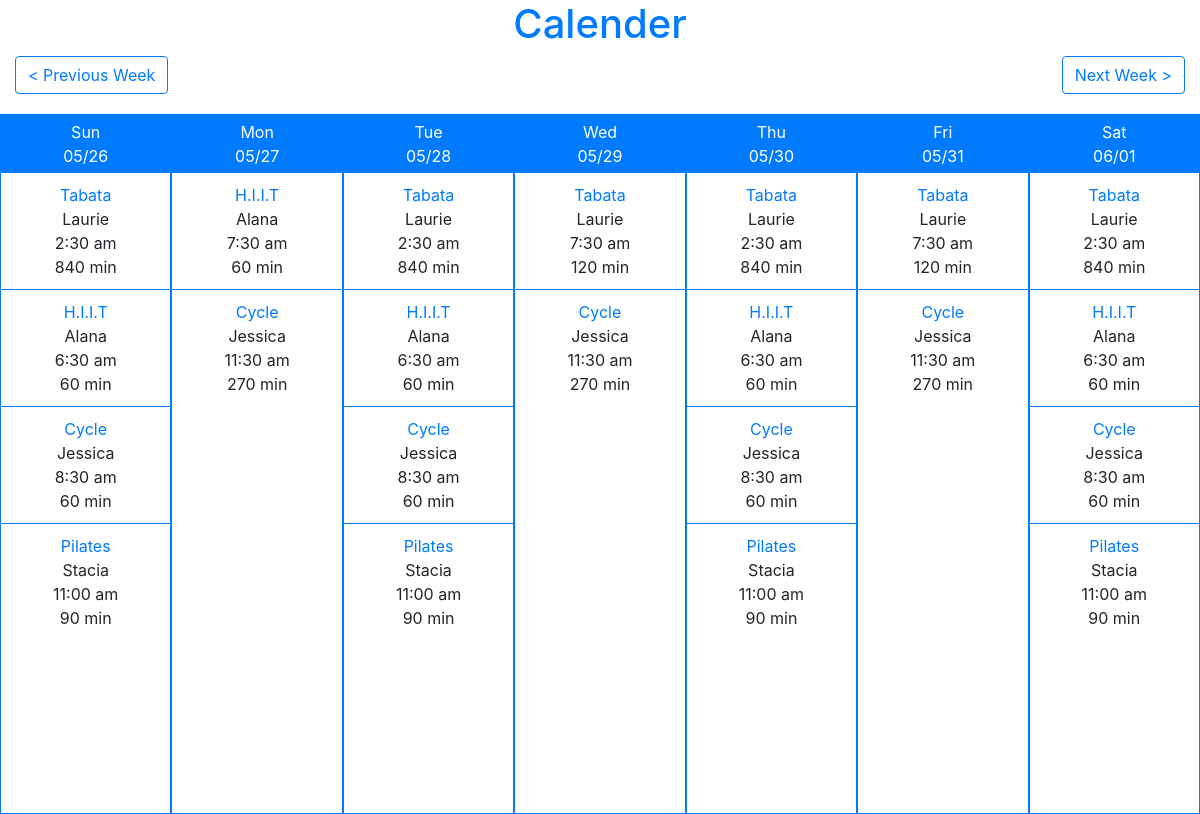
The page / on the database its author committed.
### tables this page shows
create table sessions (
						  id int(11) unsigned auto_increment,
						  event_id int(11) unsigned,
						  start_time timestamp,
						  end_time timestamp,
						  primary key (id),
						  foreign key f_event_id (event_id) references events(id)
);

create table events (
						id int(11) unsigned auto_increment,
						event_name varchar(128),
						event_description text,
						event_instructor varchar(128),
						primary key (id)
);

### application/controllers/Calendar.php (called while the page is built, shortened)
<?php
class Calendar extends CI_Controller
{
	public $events_model;
	public function __construct()
	{
		$this->load->model('events_model');
		$this->load->library('parser');
	}
	public function index()
	{
		$startDate = !empty($this->input->get('start_date')) ? $this->input->get('start_date') : date('Y-m-d');
		$data = [
			'events' => $this->events_model->getWeeklyEvents($startDate),
			'previousWeekStart' => $this->events_model->getPreviousWeekStart($startDate),
			'nextWeekStart' => $this->events_model->getNextWeekStart($startDate),
		];
		$this->load->view('calendar', $data);
	}
}

### index.php (called while the page is built, shortened)
<?php
require_once BASEPATH.'core/CodeIgniter.php';

### application/models/Events_model.php (called while the page is built, shortened)
<?php
class Events_model extends CI_Model
{
	private $date_format = 'Y-m-d H:i:s';
	public function getWeeklyEvents($startDate)
	{
		$startDate = $this->getWeekStartDate($startDate);
		$weekStart = new DateTime($startDate);
		$weekStart = $weekStart->format($this->date_format);
		$weekEnd = new DateTime($startDate);
		$weekEnd = $weekEnd->add(new DateInterval('P7D'))->format($this->date_format);
		$this->db->from('sessions')->where([
				'start_time >=' => $weekStart,
				'start_time <=' => $weekEnd
			])->order_by('start_time asc')
			->join('events', 'events.id = sessions.event_id');
		$results = $this->db->get();
		$weeklyDates = $this->getWeekArray($weekStart);
		return $this->organizeEventsByDay($results, $weeklyDates);
	}
	private function organizeEventsByDay($events, array $weeklyDates) : array
	{
		$organizedEvents = [];
		foreach($events->result() as $event) {
			$event->total_minutes = $this->getTimeDifferenceInMinutes($event->start_time, $event->end_time);
			$organizedEvents[date('Y-m-d', strtotime($event->start_time))][] = $event;
		}
		return $organizedEvents;
	}
	private function getWeekArray($startDate)
	{
		$weekArray = [];
		for($i=0; $i<7; $i++) {
			$weekArray[] = date('Y-m-d', strtotime($startDate . " + $i days"));
		}
		return $weekArray;
	}
	private function getTimeDifferenceInMinutes($start, $end) : string
	{
		return (strtotime($end) - strtotime($start)) / 60;
	}
	private function getWeekStartDate($date) : string
	{
		$weekStart = new DateTime($date);
		$weekStart->modify('last Sunday');
		return $weekStart->format('Y-m-d');
	}
}

### application/views/calendar.php (the view, shortened to what this page needs)
?><!DOCTYPE html>
<html lang="en">
<head>
	<link rel="stylesheet" href="https://stackpath.bootstrapcdn.com/bootstrap/4.3.1/css/bootstrap.min.css">
	<link rel="stylesheet" href="style.css">
</head>
<body>
	<div class="container-fluid">
		<h1 class="text-center text-primary">Calender</h1>
		<div class="row" id="navigation">
			<div class="col-sm-6">
				<a class="btn btn-outline-primary float-left" role="button" href="/?start_date=<?php echo $previousWeekStart; ?>">< Previous Week</a>
			</div>
			<div class="col-sm-6">
				<a class="float-right btn btn-outline-primary" role="button" href="/?start_date=<?php echo $nextWeekStart; ?>">Next Week ></a>
			</div>
		</div>
		<div class="row seven-cols">
			<?php
			foreach ($events as $date => $data) {?>
				<div class="col-md-1">
					<div class="col-header text-center">
						<span><?php echo date('D', strtotime($date));?></span>
						<span><?php echo date('m/d', strtotime($date));?></span>
					</div>
					<?php if (is_array($data)) {
						 foreach ($data as $event) { ?>
							 <div class="event-block">
								<span data-toggle="tooltip" data-placement="top"
									  title="<?php echo $event->event_description; ?>" class="text-primary event-name">
									<?php echo $event->event_name; ?>
								</span>
								 <span><?php echo $event->event_instructor; ?></span>
								 <span><?php echo date('g:i a', strtotime($event->start_time)); ?></span>
								 <span><?php echo $event->total_minutes; ?> min</span>
							 </div>
							 <?php
						 }
					}
				echo '</div>';
			}
			?>
		</div>
	</div>
</body>
</html>

### style.css (style rules this page uses)
@media (min-width: 768px) { .seven-cols .col-md-1, .seven-cols .col-sm-1, .seven-cols .col-lg-1 { width: 100%; *width: 100%; flex: auto; max-width: 100%; height: 80vh; min-height: 700px; } }
@media (min-width: 992px) { .seven-cols .col-md-1, .seven-cols .col-sm-1, .seven-cols .col-lg-1 { width: 14.285714285714285714285714285714%; *width: 14.285714285714285714285714285714%; max-width: 14.285714285714285714285714285714% !important; flex:none !important; } }
@media (min-width: 1200px) { .seven-cols .col-md-1, .seven-cols .col-sm-1, .seven-cols .col-lg-1 { width: 14.285714285714285714285714285714%; *width: 14.285714285714285714285714285714%; max-width: 14.285714285714285714285714285714% !important; flex:none !important; } }
.seven-cols > div { border:1px solid #007bff; }
.col-header { background-color: #007bff; color: #fff; padding: 5px; }
.col-md-1 { padding: 0; }
.event-block { width: 100%; padding: 10px; border-bottom: 1px solid #007bff; }
.event-block:last-child { border-bottom: none !important; }
.event-block span, .col-header span { display:block; text-align: center; }
.event-name { cursor: pointer; }
#navigation a { display:inline; }
.seven-cols { margin-top: 20px }

### rows shown on the page
sessions: event.event_name "Tabata", event.event_instructor "Laurie", start_time "2:30 am", start_time+end_time "840"
sessions: event.event_name "H.I.I.T", event.event_instructor "Alana", start_time "6:30 am", start_time+end_time "60"
sessions: event.event_name "Cycle", event.event_instructor "Jessica", start_time "8:30 am", start_time+end_time "60"
sessions: event.event_name "Pilates", event.event_instructor "Stacia", start_time "11:00 am", start_time+end_time "90"
sessions: event.event_name "H.I.I.T", event.event_instructor "Alana", start_time "7:30 am", start_time+end_time "60"
sessions: event.event_name "Cycle", event.event_instructor "Jessica", start_time "11:30 am", start_time+end_time "270"
sessions: event.event_name "Tabata", event.event_instructor "Laurie", start_time "2:30 am", start_time+end_time "840"
sessions: event.event_name "H.I.I.T", event.event_instructor "Alana", start_time "6:30 am", start_time+end_time "60"
sessions: event.event_name "Cycle", event.event_instructor "Jessica", start_time "8:30 am", start_time+end_time "60"
sessions: event.event_name "Pilates", event.event_instructor "Stacia", start_time "11:00 am", start_time+end_time "90"
sessions: event.event_name "Tabata", event.event_instructor "Laurie", start_time "7:30 am", start_time+end_time "120"
sessions: event.event_name "Cycle", event.event_instructor "Jessica", start_time "11:30 am", start_time+end_time "270"
sessions: event.event_name "Tabata", event.event_instructor "Laurie", start_time "2:30 am", start_time+end_time "840"
sessions: event.event_name "H.I.I.T", event.event_instructor "Alana", start_time "6:30 am", start_time+end_time "60"
sessions: event.event_name "Cycle", event.event_instructor "Jessica", start_time "8:30 am", start_time+end_time "60"
sessions: event.event_name "Pilates", event.event_instructor "Stacia", start_time "11:00 am", start_time+end_time "90"
sessions: event.event_name "Tabata", event.event_instructor "Laurie", start_time "7:30 am", start_time+end_time "120"
sessions: event.event_name "Cycle", event.event_instructor "Jessica", start_time "11:30 am", start_time+end_time "270"
sessions: event.event_name "Tabata", event.event_instructor "Laurie", start_time "2:30 am", start_time+end_time "840"
sessions: event.event_name "H.I.I.T", event.event_instructor "Alana", start_time "6:30 am", start_time+end_time "60"
sessions: event.event_name "Cycle", event.event_instructor "Jessica", start_time "8:30 am", start_time+end_time "60"
sessions: event.event_name "Pilates", event.event_instructor "Stacia", start_time "11:00 am", start_time+end_time "90"

### other values the page prints
date('D', strtotime($date)) "Sun"
date('m/d', strtotime($date)) "05/26"
date('D', strtotime($date)) "Mon"
date('m/d', strtotime($date)) "05/27"
date('D', strtotime($date)) "Tue"
date('m/d', strtotime($date)) "05/28"
date('D', strtotime($date)) "Wed"
date('m/d', strtotime($date)) "05/29"
date('D', strtotime($date)) "Thu"
date('m/d', strtotime($date)) "05/30"
date('D', strtotime($date)) "Fri"
date('m/d', strtotime($date)) "05/31"
date('D', strtotime($date)) "Sat"
date('m/d', strtotime($date)) "06/01"
